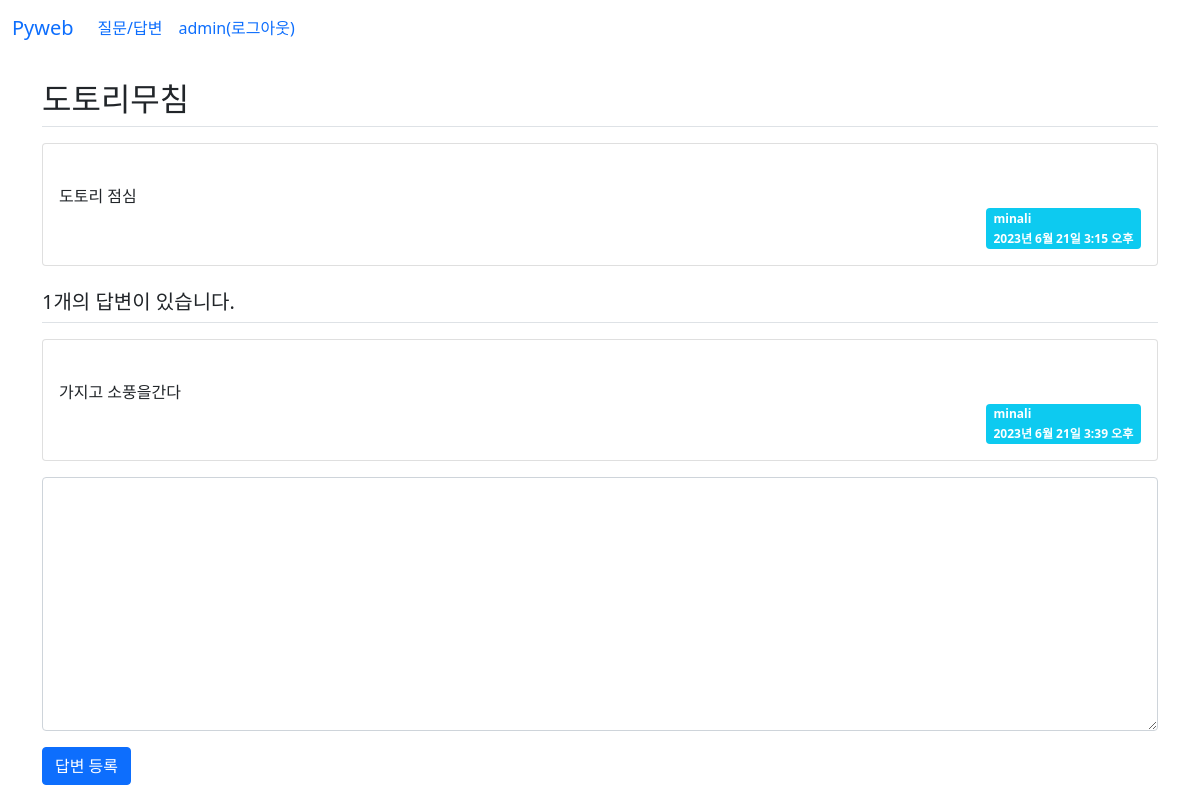
The page /board/answer/create/7/ (signed in) on the database as committed earlier.
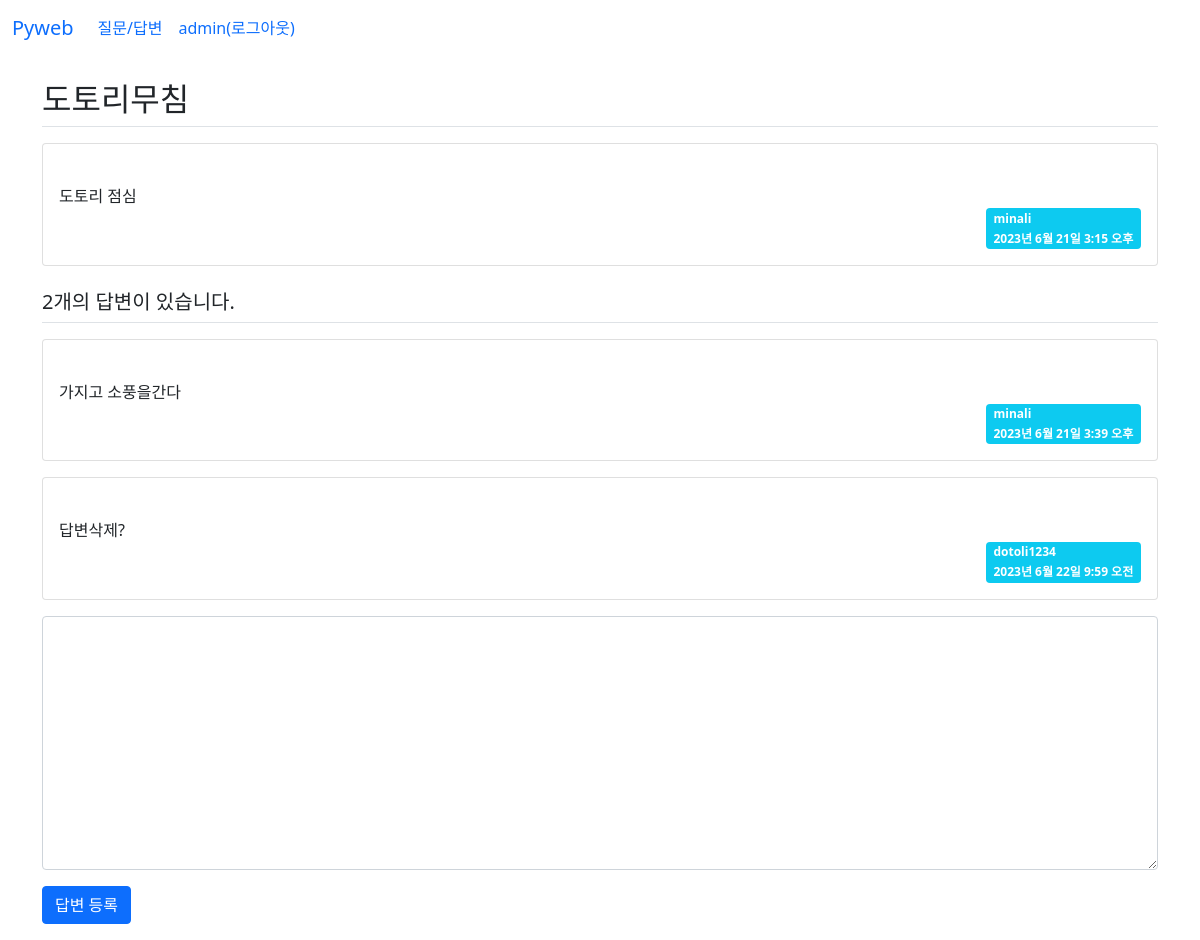
The same page on the database as committed later.
### board/models.py (models this page shows, shortened)
class Question(models.Model):
    author = models.ForeignKey(User,on_delete=models.CASCADE)
    subject = models.CharField(max_length=200)  #제목
    content = models.TextField()                #질문 내용
    create_date = models.DateTimeField()        #등록일
    modify_date = models.DateTimeField(null=True, blank=True) # Null을 허용한다.

class Answer(models.Model):
    author = models.ForeignKey(User, on_delete=models.CASCADE) #글쓴이 추가
    content = models.TextField()  #답변 내용
    create_date = models.DateTimeField()  #등록일
    modify_date = models.DateTimeField(null=True, blank=True)  # Null을 허용한다.
    question = models.ForeignKey(Question,
                on_delete=models.CASCADE) #외래키

### board/views.py (the view)
# urls.py: path('answer/create/<int:question_id>/', views.answer_create,
@login_required(login_url='common:login') #로그인 페이지 이동
def answer_create(request, question_id):
    question = get_object_or_404(Question, pk=question_id)
    if request.method == "POST":
        form = AnswerForm(request.POST)
        if form.is_valid():
            answer = form.save(commit=False) # content만 저장
            answer.author = request.user
            answer.create_date = timezone.now() #답변등록일
            answer.question = question #외래 키 달성
            form.save()
            return redirect('board:detail', question_id=question.id) #question.id
    else:
        form = AnswerForm()  #빈 폼 생성
    context = {'question' : question, 'form':form}
    return render(request, 'board/detail.html',context)

### board/forms.py
class AnswerForm(forms.ModelForm):
    class Meta:
        model = Answer
        fields = ['content']
        label ={
            'content':'답변 내용',
        }

### templates/board/detail.html (shortened to what this page needs)
{% extends 'base.html' %}
{% block content %}
<div class="container my-3">
    <section id="detail">
    <h2 class="border-bottom py-2">{{ question.subject }}</h2>
    <div class="card my-3">
        <div class="card-body">
            <div class="card-text" style="white-space: pre-line">
                {{ question.content }}
            </div>
            <div class="d-flex justify-content-end">
                <div class="badge bg-info text-start">
                    <div class="mb-2">{{ question.author }}</div>
                    <div>{{ question.create_date }}</div>
                </div>
            </div>
        </div>
    </div>
    <h5 class="border-bottom my-3 py-2">
        {{ question.answer_set.count }}개의 답변이 있습니다.
    </h5>
    {% for answer in question.answer_set.all %}
      <div class="card my-3">
        <div class="card-body">
            <div class="card-text" style="white-space: pre-line">
                {{ answer.content }}
            </div>
            <div class="d-flex justify-content-end">
                <div class="badge bg-info text-start">
                    <div class="mb-2">{{ answer.author }}</div>
                    <div>{{ answer.create_date }}</div>
                </div>
            </div>
        </div>
    </div>
    {% endfor %}
    <form action="{% url 'board:answer_create' question.id %}"
                    method="post" >
        <div class="form-group">
            <textarea name="content" rows="10"
                      cols="50" class="form-control mb-3"
              {% if not user.is_authenticated %}disabled{% endif %}></textarea>
        </div>
        <button type="submit" class="btn btn-primary">답변 등록</button>
    </form>
    </section>
</div>
{% endblock %}

Rows that differ between the two databases and show on the page:
computed for Question "도토리무침": answer_set.count "1" → "2"
added Answer: content "답변삭제?", author "dotoli1234", create_date "2023년 6월 22일 9:59 오전"
